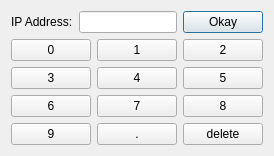
<?xml version="1.0" encoding="UTF-8"?>
<ui version="4.0">
 <class>dialogForClient</class>
 <widget class="QDialog" name="dialogForClient">
  <property name="geometry">
   <rect>
    <x>0</x>
    <y>0</y>
    <width>266</width>
    <height>130</height>
   </rect>
  </property>
  <property name="windowTitle">
   <string>Dialog</string>
  </property>
  <layout class="QVBoxLayout" name="verticalLayout_3">
   <item>
    <layout class="QHBoxLayout" name="horizontalLayout">
     <item>
      <layout class="QVBoxLayout" name="verticalLayout_2">
       <item>
        <widget class="QLabel" name="label">
         <property name="text">
          <string>IP Address:</string>
         </property>
        </widget>
       </item>
      </layout>
     </item>
     <item>
      <layout class="QVBoxLayout" name="verticalLayout">
       <item>
        <widget class="QLineEdit" name="lineEdit"/>
       </item>
      </layout>
     </item>
     <item>
      <widget class="QPushButton" name="pushButton_okay">
       <property name="text">
        <string>Okay</string>
       </property>
      </widget>
     </item>
    </layout>
   </item>
   <item>
    <layout class="QGridLayout" name="gridLayout">
     <item row="3" column="1">
      <widget class="QPushButton" name="pushButton">
       <property name="text">
        <string>.</string>
       </property>
      </widget>
     </item>
     <item row="0" column="1">
      <widget class="QPushButton" name="pushButton_1">
       <property name="text">
        <string>1</string>
       </property>
      </widget>
     </item>
     <item row="0" column="2">
      <widget class="QPushButton" name="pushButton_2">
       <property name="text">
        <string>2</string>
       </property>
      </widget>
     </item>
     <item row="2" column="1">
      <widget class="QPushButton" name="pushButton_7">
       <property name="text">
        <string>7</string>
       </property>
      </widget>
     </item>
     <item row="2" column="0">
      <widget class="QPushButton" name="pushButton_6">
       <property name="text">
        <string>6</string>
       </property>
      </widget>
     </item>
     <item row="1" column="2">
      <widget class="QPushButton" name="pushButton_5">
       <property name="text">
        <string>5</string>
       </property>
      </widget>
     </item>
     <item row="3" column="2">
      <widget class="QPushButton" name="pushButton_delete">
       <property name="text">
        <string>delete</string>
       </property>
      </widget>
     </item>
     <item row="3" column="0">
      <widget class="QPushButton" name="pushButton_9">
       <property name="text">
        <string>9</string>
       </property>
      </widget>
     </item>
     <item row="1" column="0">
      <widget class="QPushButton" name="pushButton_3">
       <property name="text">
        <string>3</string>
       </property>
      </widget>
     </item>
     <item row="1" column="1">
      <widget class="QPushButton" name="pushButton_4">
       <property name="text">
        <string>4</string>
       </property>
      </widget>
     </item>
     <item row="2" column="2">
      <widget class="QPushButton" name="pushButton_8">
       <property name="text">
        <string>8</string>
       </property>
      </widget>
     </item>
     <item row="0" column="0">
      <widget class="QPushButton" name="pushButton_0">
       <property name="text">
        <string>0</string>
       </property>
      </widget>
     </item>
    </layout>
   </item>
  </layout>
 </widget>
 <resources/>
 <connections/>
</ui>
